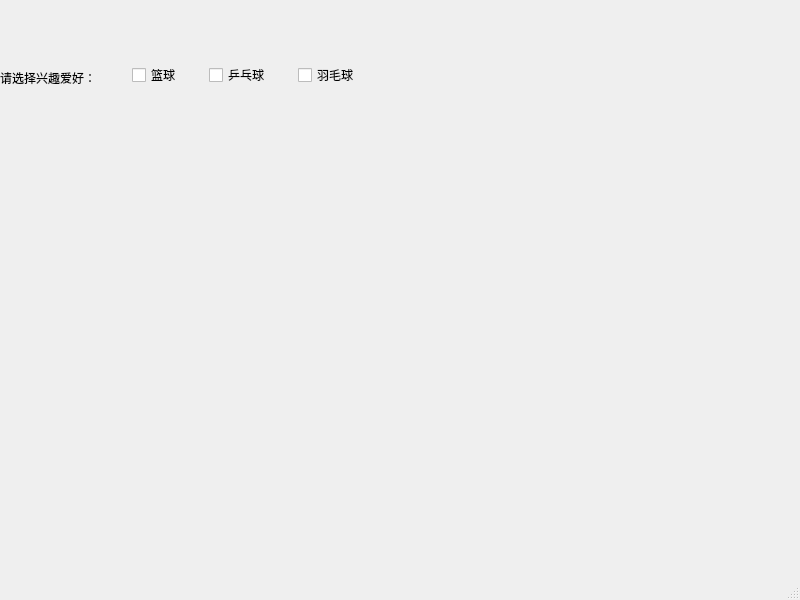
<?xml version="1.0" encoding="UTF-8"?>
<ui version="4.0">
 <class>MainWindow</class>
 <widget class="QMainWindow" name="MainWindow">
  <property name="geometry">
   <rect>
    <x>0</x>
    <y>0</y>
    <width>800</width>
    <height>600</height>
   </rect>
  </property>
  <property name="windowTitle">
   <string>MainWindow</string>
  </property>
  <widget class="QWidget" name="centralwidget">
   <widget class="QLabel" name="label">
    <property name="geometry">
     <rect>
      <x>0</x>
      <y>70</y>
      <width>101</width>
      <height>16</height>
     </rect>
    </property>
    <property name="text">
     <string>请选择兴趣爱好：</string>
    </property>
   </widget>
   <widget class="QWidget" name="">
    <property name="geometry">
     <rect>
      <x>110</x>
      <y>60</y>
      <width>271</width>
      <height>31</height>
     </rect>
    </property>
    <layout class="QHBoxLayout" name="horizontalLayout">
     <item>
      <spacer name="horizontalSpacer_3">
       <property name="orientation">
        <enum>Qt::Horizontal</enum>
       </property>
       <property name="sizeHint" stdset="0">
        <size>
         <width>40</width>
         <height>20</height>
        </size>
       </property>
      </spacer>
     </item>
     <item>
      <widget class="QCheckBox" name="checkBox_3">
       <property name="text">
        <string>篮球</string>
       </property>
      </widget>
     </item>
     <item>
      <spacer name="horizontalSpacer">
       <property name="orientation">
        <enum>Qt::Horizontal</enum>
       </property>
       <property name="sizeHint" stdset="0">
        <size>
         <width>40</width>
         <height>20</height>
        </size>
       </property>
      </spacer>
     </item>
     <item>
      <widget class="QCheckBox" name="checkBox_2">
       <property name="text">
        <string>乒乓球</string>
       </property>
      </widget>
     </item>
     <item>
      <spacer name="horizontalSpacer_2">
       <property name="orientation">
        <enum>Qt::Horizontal</enum>
       </property>
       <property name="sizeHint" stdset="0">
        <size>
         <width>40</width>
         <height>20</height>
        </size>
       </property>
      </spacer>
     </item>
     <item>
      <widget class="QCheckBox" name="checkBox">
       <property name="text">
        <string>羽毛球</string>
       </property>
      </widget>
     </item>
     <item>
      <spacer name="horizontalSpacer_4">
       <property name="orientation">
        <enum>Qt::Horizontal</enum>
       </property>
       <property name="sizeHint" stdset="0">
        <size>
         <width>40</width>
         <height>20</height>
        </size>
       </property>
      </spacer>
     </item>
    </layout>
   </widget>
  </widget>
  <widget class="QMenuBar" name="menubar">
   <property name="geometry">
    <rect>
     <x>0</x>
     <y>0</y>
     <width>800</width>
     <height>21</height>
    </rect>
   </property>
  </widget>
  <widget class="QStatusBar" name="statusbar"/>
 </widget>
 <resources/>
 <connections/>
</ui>
